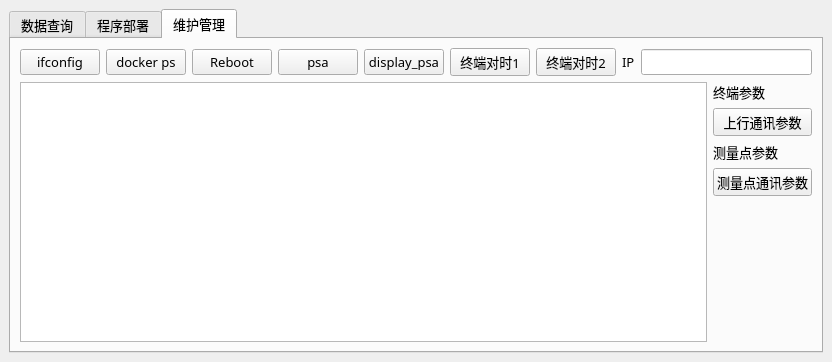
<?xml version="1.0" encoding="UTF-8"?>
<ui version="4.0">
 <class>MainWindow</class>
 <widget class="QMainWindow" name="MainWindow">
  <property name="enabled">
   <bool>true</bool>
  </property>
  <property name="geometry">
   <rect>
    <x>0</x>
    <y>0</y>
    <width>832</width>
    <height>362</height>
   </rect>
  </property>
  <property name="font">
   <font>
    <family>Agency FB</family>
    <pointsize>7</pointsize>
   </font>
  </property>
  <property name="windowTitle">
   <string>Tool</string>
  </property>
  <property name="windowOpacity">
   <double>1.000000000000000</double>
  </property>
  <property name="styleSheet">
   <string notr="true"/>
  </property>
  <widget class="QWidget" name="centralwidget">
   <layout class="QVBoxLayout" name="verticalLayout_3">
    <item>
     <widget class="QTabWidget" name="tabWidget">
      <property name="font">
       <font>
        <family>宋体</family>
        <pointsize>10</pointsize>
        <weight>50</weight>
        <italic>false</italic>
        <bold>false</bold>
       </font>
      </property>
      <property name="styleSheet">
       <string notr="true">font: 10pt &quot;宋体&quot;;</string>
      </property>
      <property name="currentIndex">
       <number>2</number>
      </property>
      <widget class="QWidget" name="tab0">
       <attribute name="title">
        <string>数据查询</string>
       </attribute>
       <layout class="QGridLayout" name="gridLayout">
        <item row="0" column="0">
         <widget class="QPushButton" name="btnquery">
          <property name="font">
           <font>
            <family>Agency FB</family>
            <pointsize>9</pointsize>
            <weight>50</weight>
            <italic>false</italic>
            <bold>false</bold>
           </font>
          </property>
          <property name="styleSheet">
           <string notr="true">font: 9pt &quot;Agency FB&quot;;</string>
          </property>
          <property name="text">
           <string>查询</string>
          </property>
         </widget>
        </item>
        <item row="0" column="1">
         <layout class="QHBoxLayout" name="horizontalLayout_3">
          <item>
           <widget class="QLabel" name="startlabel">
            <property name="font">
             <font>
              <family>Agency FB</family>
              <pointsize>8</pointsize>
              <weight>50</weight>
              <italic>false</italic>
              <bold>false</bold>
             </font>
            </property>
            <property name="styleSheet">
             <string notr="true">font: 8pt &quot;Agency FB&quot;;
</string>
            </property>
            <property name="text">
             <string>起始测量点</string>
            </property>
           </widget>
          </item>
          <item>
           <widget class="QComboBox" name="comboBox_satrt">
            <property name="styleSheet">
             <string notr="true">font: 8pt &quot;Agency FB&quot;;</string>
            </property>
            <item>
             <property name="text">
              <string>0</string>
             </property>
            </item>
            <item>
             <property name="text">
              <string>30</string>
             </property>
            </item>
            <item>
             <property name="text">
              <string>31</string>
             </property>
            </item>
            <item>
             <property name="text">
              <string>32</string>
             </property>
            </item>
            <item>
             <property name="text">
              <string>33</string>
             </property>
            </item>
            <item>
             <property name="text">
              <string>34</string>
             </property>
            </item>
            <item>
             <property name="text">
              <string>35</string>
             </property>
            </item>
            <item>
             <property name="text">
              <string>36</string>
             </property>
            </item>
            <item>
             <property name="text">
              <string>37</string>
             </property>
            </item>
            <item>
             <property name="text">
              <string>38</string>
             </property>
            </item>
            <item>
             <property name="text">
              <string>39</string>
             </property>
            </item>
            <item>
             <property name="text">
              <string>40</string>
             </property>
            </item>
            <item>
             <property name="text">
              <string>41</string>
             </property>
            </item>
            <item>
             <property name="text">
              <string>42</string>
             </property>
            </item>
            <item>
             <property name="text">
              <string>43</string>
             </property>
            </item>
           </widget>
          </item>
          <item>
           <widget class="QLabel" name="endlabel">
            <property name="font">
             <font>
              <family>Agency FB</family>
              <pointsize>8</pointsize>
              <weight>50</weight>
              <italic>false</italic>
              <bold>false</bold>
             </font>
            </property>
            <property name="styleSheet">
             <string notr="true">font: 8pt &quot;Agency FB&quot;;</string>
            </property>
            <property name="text">
             <string>结束测量点</string>
            </property>
           </widget>
          </item>
          <item>
           <widget class="QComboBox" name="comboBox_end">
            <property name="styleSheet">
             <string notr="true">font: 8pt &quot;Agency FB&quot;;</string>
            </property>
            <item>
             <property name="text">
              <string>0</string>
             </property>
            </item>
            <item>
             <property name="text">
              <string>30</string>
             </property>
            </item>
            <item>
             <property name="text">
              <string>31</string>
             </property>
            </item>
            <item>
             <property name="text">
              <string>32</string>
             </property>
            </item>
            <item>
             <property name="text">
              <string>33</string>
             </property>
            </item>
            <item>
             <property name="text">
              <string>34</string>
             </property>
            </item>
            <item>
             <property name="text">
              <string>35</string>
             </property>
            </item>
            <item>
             <property name="text">
              <string>36</string>
             </property>
            </item>
            <item>
             <property name="text">
              <string>37</string>
             </property>
            </item>
            <item>
             <property name="text">
              <string>38</string>
             </property>
            </item>
            <item>
             <property name="text">
              <string>39</string>
             </property>
            </item>
            <item>
             <property name="text">
              <string>40</string>
             </property>
            </item>
            <item>
             <property name="text">
              <string>41</string>
             </property>
            </item>
            <item>
             <property name="text">
              <string>42</string>
             </property>
            </item>
            <item>
             <property name="text">
              <string>43</string>
             </property>
            </item>
           </widget>
          </item>
         </layout>
        </item>
        <item row="1" column="0">
         <widget class="QListWidget" name="listWidget">
          <item>
           <property name="text">
            <string>8900测量点状态</string>
           </property>
           <property name="font">
            <font>
             <pointsize>8</pointsize>
            </font>
           </property>
           <property name="checkState">
            <enum>Unchecked</enum>
           </property>
          </item>
          <item>
           <property name="text">
            <string>8901测量点性质</string>
           </property>
           <property name="font">
            <font>
             <pointsize>8</pointsize>
            </font>
           </property>
           <property name="checkState">
            <enum>Unchecked</enum>
           </property>
          </item>
          <item>
           <property name="text">
            <string>8902测量点地址</string>
           </property>
           <property name="font">
            <font>
             <pointsize>8</pointsize>
            </font>
           </property>
           <property name="checkState">
            <enum>Unchecked</enum>
           </property>
          </item>
          <item>
           <property name="text">
            <string>8906本地网络访问地址</string>
           </property>
           <property name="font">
            <font>
             <pointsize>8</pointsize>
            </font>
           </property>
           <property name="checkState">
            <enum>Unchecked</enum>
           </property>
          </item>
          <item>
           <property name="text">
            <string>8907父节点地址</string>
           </property>
           <property name="font">
            <font>
             <pointsize>8</pointsize>
            </font>
           </property>
           <property name="checkState">
            <enum>Unchecked</enum>
           </property>
          </item>
          <item>
           <property name="text">
            <string>8911测量点CT变比</string>
           </property>
           <property name="font">
            <font>
             <pointsize>8</pointsize>
            </font>
           </property>
           <property name="checkState">
            <enum>Unchecked</enum>
           </property>
          </item>
          <item>
           <property name="text">
            <string>B611A相电压</string>
           </property>
           <property name="font">
            <font>
             <pointsize>8</pointsize>
            </font>
           </property>
           <property name="checkState">
            <enum>Unchecked</enum>
           </property>
          </item>
          <item>
           <property name="text">
            <string>B612B相电压</string>
           </property>
           <property name="font">
            <font>
             <pointsize>8</pointsize>
            </font>
           </property>
           <property name="checkState">
            <enum>Unchecked</enum>
           </property>
          </item>
          <item>
           <property name="text">
            <string>B613C相电压</string>
           </property>
           <property name="font">
            <font>
             <pointsize>8</pointsize>
            </font>
           </property>
           <property name="checkState">
            <enum>Unchecked</enum>
           </property>
          </item>
          <item>
           <property name="text">
            <string>B621A相电流</string>
           </property>
           <property name="font">
            <font>
             <pointsize>8</pointsize>
            </font>
           </property>
           <property name="checkState">
            <enum>Unchecked</enum>
           </property>
          </item>
          <item>
           <property name="text">
            <string>B622B相电流</string>
           </property>
           <property name="font">
            <font>
             <pointsize>8</pointsize>
            </font>
           </property>
           <property name="checkState">
            <enum>Unchecked</enum>
           </property>
          </item>
          <item>
           <property name="text">
            <string>B623C相电流</string>
           </property>
           <property name="font">
            <font>
             <pointsize>8</pointsize>
            </font>
           </property>
           <property name="checkState">
            <enum>Unchecked</enum>
           </property>
          </item>
          <item>
           <property name="text">
            <string>8E21A相电流(一次侧)</string>
           </property>
           <property name="font">
            <font>
             <pointsize>8</pointsize>
            </font>
           </property>
           <property name="checkState">
            <enum>Unchecked</enum>
           </property>
          </item>
          <item>
           <property name="text">
            <string>8E22B相电流(一次侧)</string>
           </property>
           <property name="font">
            <font>
             <pointsize>8</pointsize>
            </font>
           </property>
           <property name="checkState">
            <enum>Unchecked</enum>
           </property>
          </item>
          <item>
           <property name="text">
            <string>8E23C相电流(一次侧)</string>
           </property>
           <property name="font">
            <font>
             <pointsize>8</pointsize>
            </font>
           </property>
           <property name="checkState">
            <enum>Unchecked</enum>
           </property>
          </item>
          <item>
           <property name="text">
            <string>D520变压器油温</string>
           </property>
           <property name="font">
            <font>
             <pointsize>8</pointsize>
            </font>
           </property>
           <property name="checkState">
            <enum>Unchecked</enum>
           </property>
          </item>
          <item>
           <property name="text">
            <string>D521环境温度</string>
           </property>
           <property name="font">
            <font>
             <pointsize>8</pointsize>
            </font>
           </property>
           <property name="checkState">
            <enum>Unchecked</enum>
           </property>
          </item>
          <item>
           <property name="text">
            <string>D525环境湿度</string>
           </property>
           <property name="font">
            <font>
             <pointsize>8</pointsize>
            </font>
           </property>
           <property name="checkState">
            <enum>Unchecked</enum>
           </property>
          </item>
          <item>
           <property name="text">
            <string>D528变压器箱内温度</string>
           </property>
           <property name="font">
            <font>
             <pointsize>8</pointsize>
            </font>
           </property>
           <property name="checkState">
            <enum>Unchecked</enum>
           </property>
          </item>
          <item>
           <property name="text">
            <string>890B SIM卡手机号</string>
           </property>
           <property name="font">
            <font>
             <pointsize>8</pointsize>
            </font>
           </property>
           <property name="checkState">
            <enum>Unchecked</enum>
           </property>
          </item>
         </widget>
        </item>
        <item row="1" column="1">
         <widget class="QTextEdit" name="textEdit_query"/>
        </item>
       </layout>
      </widget>
      <widget class="QWidget" name="tab2">
       <attribute name="title">
        <string>程序部署</string>
       </attribute>
       <layout class="QFormLayout" name="formLayout">
        <item row="0" column="0">
         <layout class="QVBoxLayout" name="verticalLayout">
          <item>
           <widget class="QPushButton" name="btnUpload">
            <property name="text">
             <string>导入U盘文件</string>
            </property>
           </widget>
          </item>
          <item>
           <widget class="QPushButton" name="btnopen">
            <property name="font">
             <font>
              <family>Agency FB</family>
              <pointsize>10</pointsize>
              <weight>50</weight>
              <italic>false</italic>
              <bold>false</bold>
             </font>
            </property>
            <property name="styleSheet">
             <string notr="true">font: 10pt &quot;Agency FB&quot;;</string>
            </property>
            <property name="text">
             <string>打开文件</string>
            </property>
           </widget>
          </item>
          <item>
           <widget class="QPushButton" name="btnLs">
            <property name="styleSheet">
             <string notr="true">font: 8pt &quot;宋体&quot;;</string>
            </property>
            <property name="text">
             <string>ls -l</string>
            </property>
           </widget>
          </item>
          <item>
           <widget class="QPushButton" name="btnSetup">
            <property name="text">
             <string>一键部署</string>
            </property>
           </widget>
          </item>
          <item>
           <widget class="QPushButton" name="btnDownload">
            <property name="text">
             <string>下载日志</string>
            </property>
           </widget>
          </item>
         </layout>
        </item>
        <item row="0" column="1">
         <widget class="QTextEdit" name="textEdit_file"/>
        </item>
       </layout>
      </widget>
      <widget class="QWidget" name="tab1">
       <attribute name="title">
        <string>维护管理</string>
       </attribute>
       <layout class="QGridLayout" name="gridLayout_2">
        <item row="3" column="1">
         <widget class="QLabel" name="label_2">
          <property name="styleSheet">
           <string notr="true">font: 8pt &quot;Agency FB&quot;;</string>
          </property>
          <property name="text">
           <string>测量点参数</string>
          </property>
         </widget>
        </item>
        <item row="1" column="0" rowspan="5">
         <widget class="QTextBrowser" name="textBrowser_cmd"/>
        </item>
        <item row="1" column="1">
         <widget class="QLabel" name="label">
          <property name="styleSheet">
           <string notr="true">font: 8pt &quot;Agency FB&quot;;</string>
          </property>
          <property name="text">
           <string>终端参数</string>
          </property>
         </widget>
        </item>
        <item row="2" column="1">
         <widget class="QPushButton" name="setbtn">
          <property name="styleSheet">
           <string notr="true">font: 10pt &quot;宋体&quot;;</string>
          </property>
          <property name="text">
           <string>上行通讯参数</string>
          </property>
         </widget>
        </item>
        <item row="5" column="1">
         <spacer name="verticalSpacer">
          <property name="orientation">
           <enum>Qt::Vertical</enum>
          </property>
          <property name="sizeHint" stdset="0">
           <size>
            <width>17</width>
            <height>168</height>
           </size>
          </property>
         </spacer>
        </item>
        <item row="4" column="1">
         <widget class="QPushButton" name="setbtn_1">
          <property name="styleSheet">
           <string notr="true">font: 10pt &quot;宋体&quot;;</string>
          </property>
          <property name="text">
           <string>测量点通讯参数</string>
          </property>
         </widget>
        </item>
        <item row="0" column="0" colspan="2">
         <layout class="QHBoxLayout" name="horizontalLayout">
          <item>
           <widget class="QPushButton" name="btnIP">
            <property name="styleSheet">
             <string notr="true">font: 8pt &quot;宋体&quot;;</string>
            </property>
            <property name="text">
             <string>ifconfig</string>
            </property>
           </widget>
          </item>
          <item>
           <widget class="QPushButton" name="btn_dockerStats">
            <property name="styleSheet">
             <string notr="true">font: 8pt &quot;宋体&quot;;</string>
            </property>
            <property name="text">
             <string>docker ps</string>
            </property>
           </widget>
          </item>
          <item>
           <widget class="QPushButton" name="btnReboot">
            <property name="styleSheet">
             <string notr="true">font: 8pt &quot;宋体&quot;;</string>
            </property>
            <property name="text">
             <string>Reboot</string>
            </property>
           </widget>
          </item>
          <item>
           <widget class="QPushButton" name="btnPsa">
            <property name="styleSheet">
             <string notr="true">font: 8pt &quot;宋体&quot;;</string>
            </property>
            <property name="text">
             <string>psa</string>
            </property>
           </widget>
          </item>
          <item>
           <widget class="QPushButton" name="btnPsa1">
            <property name="styleSheet">
             <string notr="true">font: 8pt &quot;宋体&quot;;</string>
            </property>
            <property name="text">
             <string>display_psa</string>
            </property>
           </widget>
          </item>
          <item>
           <widget class="QPushButton" name="btnTime">
            <property name="styleSheet">
             <string notr="true">font: 8pt &quot;宋体&quot;;</string>
            </property>
            <property name="text">
             <string>终端对时1</string>
            </property>
           </widget>
          </item>
          <item>
           <widget class="QPushButton" name="btnTime1">
            <property name="styleSheet">
             <string notr="true">font: 8pt &quot;宋体&quot;;</string>
            </property>
            <property name="text">
             <string>终端对时2</string>
            </property>
           </widget>
          </item>
          <item>
           <widget class="QLabel" name="IPlabel">
            <property name="text">
             <string>IP</string>
            </property>
           </widget>
          </item>
          <item>
           <widget class="QLineEdit" name="IPlineEdit">
            <property name="styleSheet">
             <string notr="true">font: 8pt &quot;Agency FB&quot;;</string>
            </property>
            <property name="text">
             <string/>
            </property>
           </widget>
          </item>
         </layout>
        </item>
       </layout>
      </widget>
     </widget>
    </item>
   </layout>
  </widget>
  <action name="actionopen">
   <property name="text">
    <string>Open</string>
   </property>
  </action>
 </widget>
 <resources/>
 <connections>
  <connection>
   <sender>btnopen</sender>
   <signal>clicked()</signal>
   <receiver>MainWindow</receiver>
   <slot>open()</slot>
   <hints>
    <hint type="sourcelabel">
     <x>339</x>
     <y>56</y>
    </hint>
    <hint type="destinationlabel">
     <x>128</x>
     <y>1</y>
    </hint>
   </hints>
  </connection>
 </connections>
 <slots>
  <slot>open()</slot>
  <slot>all_set()</slot>
  <slot>upload()</slot>
  <slot>download()</slot>
  <slot>send()</slot>
  <slot>dockerStats()</slot>
  <slot>adjustTime()</slot>
  <slot>reboot()</slot>
  <slot>queryIP()</slot>
  <slot>querydata()</slot>
 </slots>
</ui>
